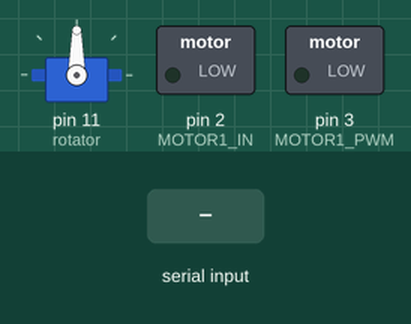
A sketch run on a simulated Arduino Uno, built with avr-gcc and run on an emulated ATmega328P. Shown: servo, switched loads named in the sketch (green lamp = pin HIGH). The inputs (shaded band) are chosen by the test bench.

Above: at 1.2 s.
1.3 s: "U" received over Serial
At 2.5 s:
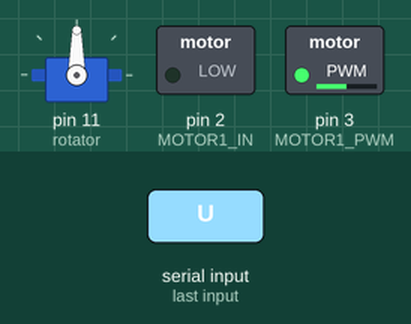
2.8 s: "D" received over Serial
At 3.6 s:
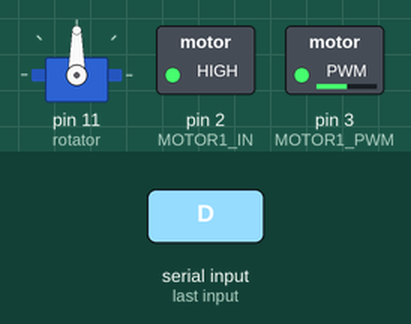
4.3 s: "R" received over Serial
At 4.7 s:
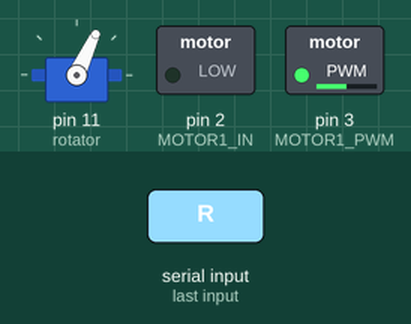
5.8 s: "L" received over Serial
At 7.0 s:
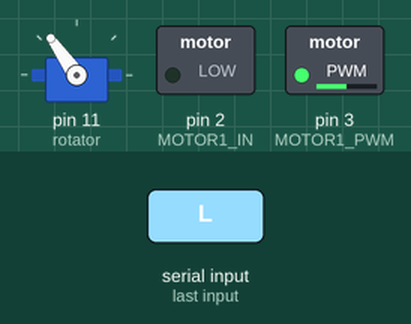
Timing chart, 0 to 8.3 s (numbered marks = the images above; inputs shaded):
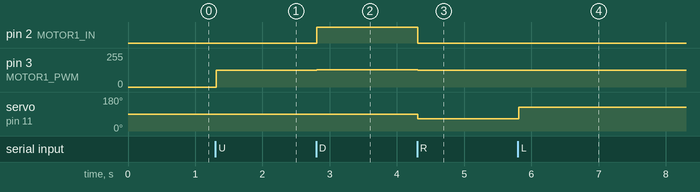

The sketch:

THEBOAT.ino
```cpp
#include <Servo.h>

#define MOTOR1_IN 2
#define MOTOR1_PWM 3

Servo rotator;

void setup() {
  pinMode(MOTOR1_IN, OUTPUT);
  pinMode(MOTOR1_PWM, OUTPUT);
  rotator.attach(11);
  rotator.write(90);
  Serial.begin(9600);
  Serial.setTimeout(10);
}

void loop() {

}

void serialEvent() {
  String data = Serial.readString();
  if(data == "U")
  {
    rotator.write(90);
    motorControl(1, MOTOR1_IN, MOTOR1_PWM);
  }
  else if(data == "D")
  {
    rotator.write(90);
    motorControl(-1, MOTOR1_IN, MOTOR1_PWM);
  }
  else if(data == "R")
  {
    rotator.write(65);
    motorControl(1, MOTOR1_IN, MOTOR1_PWM);
  }
  else if(data == "L")
  {
    rotator.write(125);
    motorControl(1, MOTOR1_IN, MOTOR1_PWM);
  }
  else if(data == "S")
  {
    rotator.write(90);
    motorControl(0, MOTOR1_IN, MOTOR1_PWM);
  }
}

// принимает знач. 0-1023, пин IN и PWM
void motorControl(int val, byte pinIN, byte pinPWM) {
  val = 127*val;

  if (val > 0) {  // вперёд
    analogWrite(pinPWM, val);
    digitalWrite(pinIN, 0);
  } else if (val < 0) {  // назад
    analogWrite(pinPWM, 255 + val);
    digitalWrite(pinIN, 1);
  } else {  // стоп
    digitalWrite(pinIN, 0);
    digitalWrite(pinPWM, 0);
  }
}
```

Measured:
- after the input at 1.3 s, pin 3 (MOTOR1_PWM): 0/255 → 127/255 at once
- after the input at 2.8 s, pin 2 (MOTOR1_IN): LOW → HIGH at once; pin 3 (MOTOR1_PWM): 127/255 → 128/255 at once
- after the input at 4.3 s, pin 2 (MOTOR1_IN): HIGH → LOW at once; pin 3 (MOTOR1_PWM): 128/255 → 127/255 at once; servo on pin 11 (rotator): 90° → 65° at once
- after the input at 5.8 s, servo on pin 11 (rotator): 65° → 125° at once
